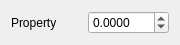
<?xml version="1.0" encoding="UTF-8"?>
<ui version="4.0">
 <class>Form</class>
 <widget class="QWidget" name="Form">
  <property name="geometry">
   <rect>
    <x>0</x>
    <y>0</y>
    <width>180</width>
    <height>44</height>
   </rect>
  </property>
  <property name="windowTitle">
   <string>Form</string>
  </property>
  <layout class="QHBoxLayout" name="horizontalLayout">
   <item>
    <widget class="QLabel" name="label_property_item_name">
     <property name="text">
      <string>Property</string>
     </property>
    </widget>
   </item>
   <item>
    <spacer name="horizontalSpacer">
     <property name="orientation">
      <enum>Qt::Horizontal</enum>
     </property>
     <property name="sizeHint" stdset="0">
      <size>
       <width>23</width>
       <height>13</height>
      </size>
     </property>
    </spacer>
   </item>
   <item>
    <widget class="QDoubleSpinBox" name="dsb_property_item_value">
     <property name="decimals">
      <number>4</number>
     </property>
     <property name="minimum">
      <double>-100.000000000000000</double>
     </property>
     <property name="maximum">
      <double>100.000000000000000</double>
     </property>
    </widget>
   </item>
  </layout>
 </widget>
 <resources/>
 <connections/>
</ui>
